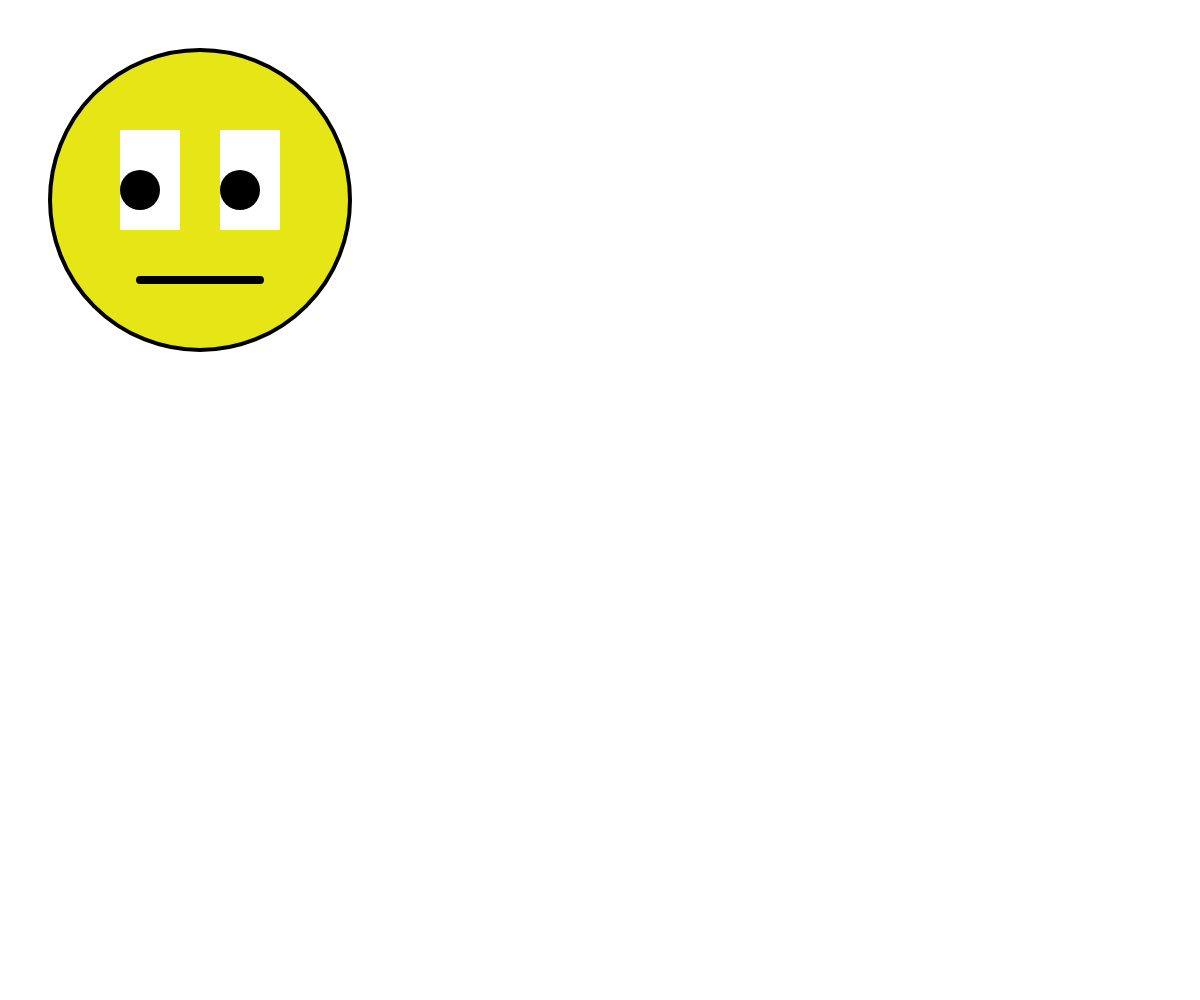
Frame 1 (no input)
Frame 60 (no input): identical to frame 1, image omitted
Frame 120 (the mouse pressed at the canvas centre since frame 60): identical to frame 1, image omitted

The p5.js sketch that drew this single still picture (run headless with seeded random() and noise() and a simulated clock; from frame 60 on, the mouse is pressed at the canvas centre):

// p5.js sketch
// ── sketch.js
function setup() {
  createCanvas(windowWidth, windowHeight);
  colorMode(HSB, 360, 100, 100, 100);

  let h = 100;

  // the yellow circle
  background(255);
  fill(60, 90, 90);
  strokeWeight(4);   // make outline bigger
  ellipse(200, 200, 300, 300);

  // mouth
  strokeWeight(8);
  noFill();
  line(140, 280, 260, 280);

  console.log("Value stored in h:", h)

  // white backgrounds
  fill(255);
  noStroke();
  rect(120, 130, 60, h);
  rect(220, 130, 60, h);

  h = 1;

  // black dots
  fill(0);
  ellipse(140, 190, 40, 40);
  ellipse(240, 190, 40, 40);
}

function draw() {
  // put drawing code here
}
